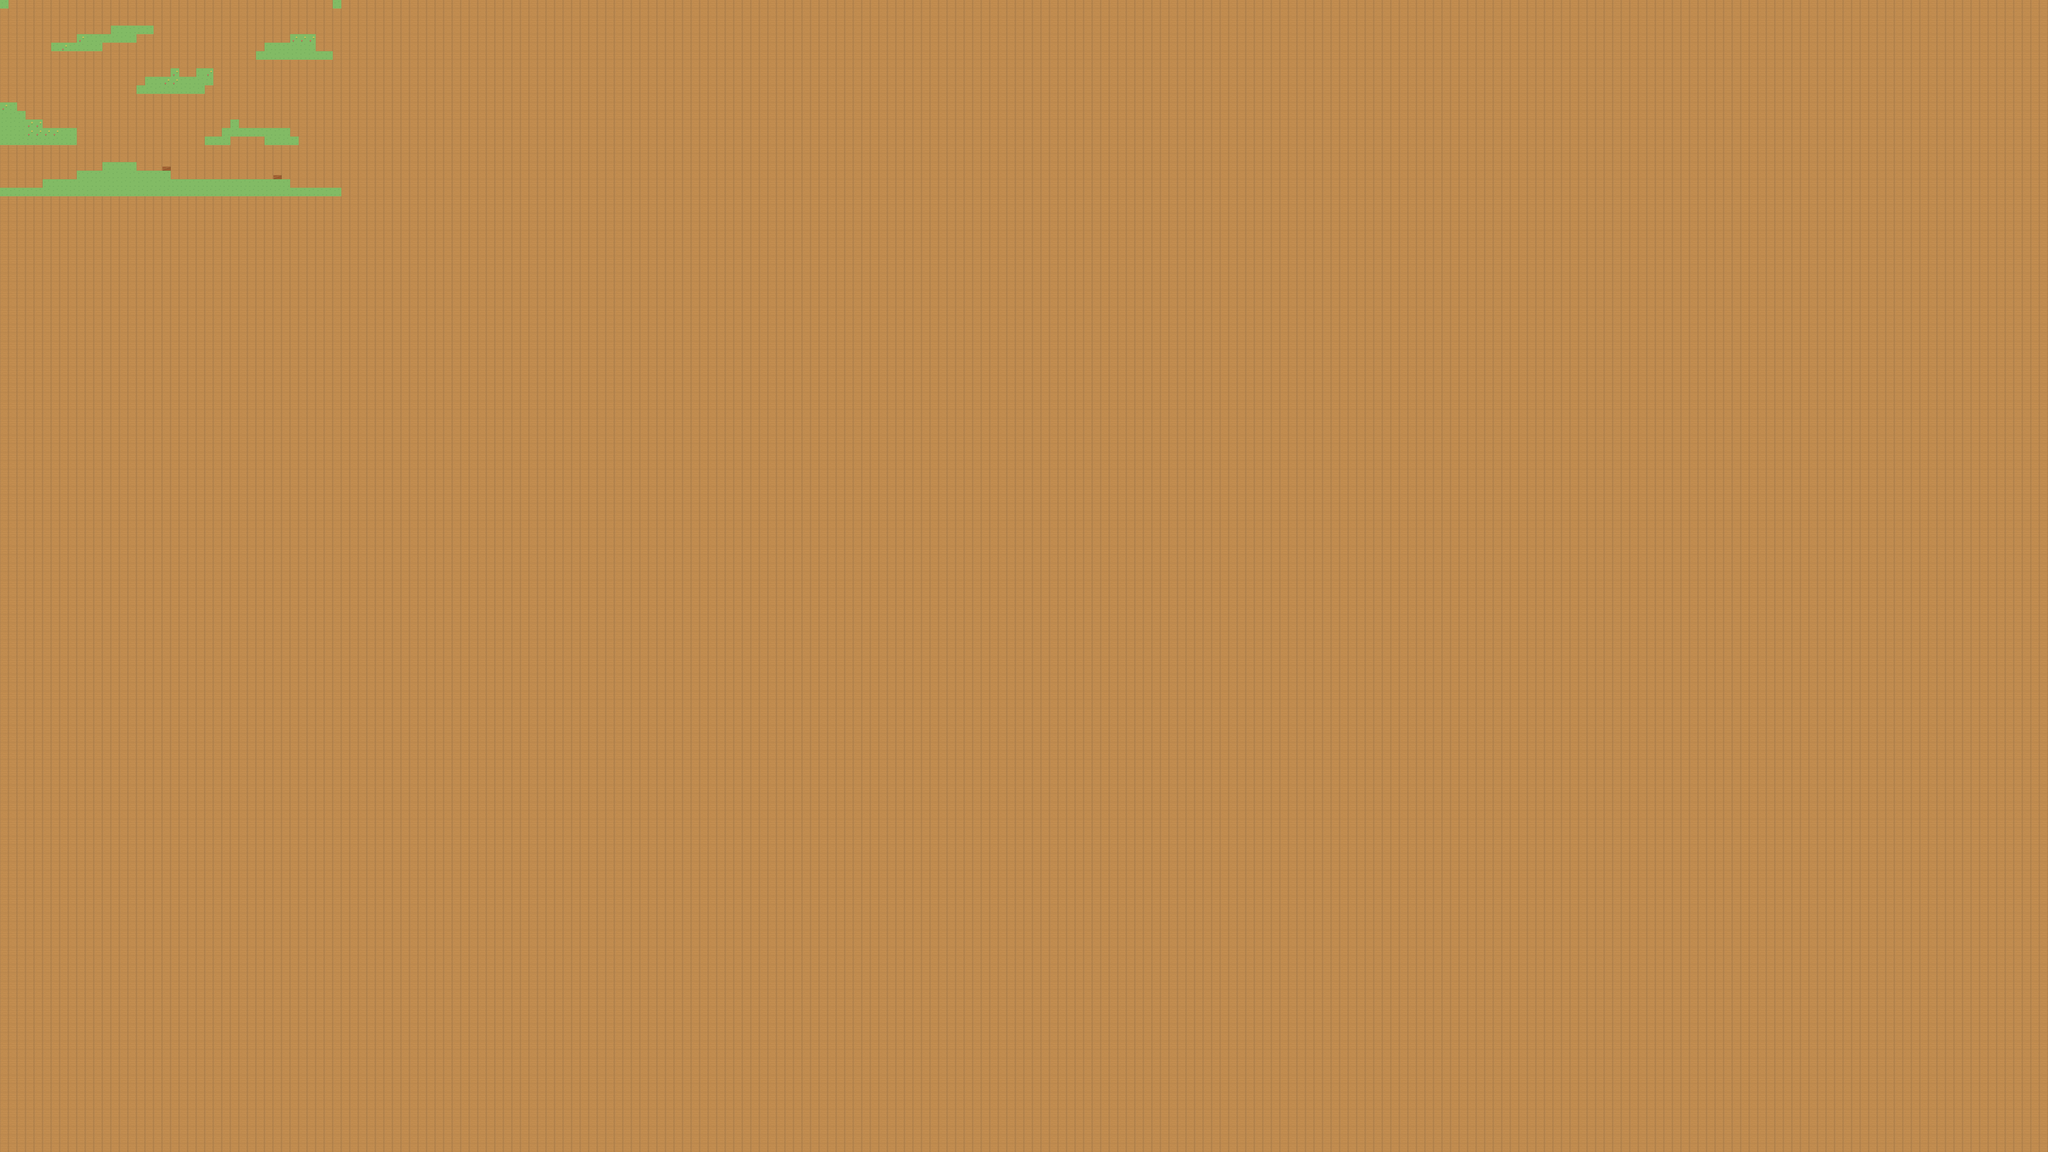

Rendered tile map (Tiled .tmx) drawn with the repository's tilesets; below, a short description and the map source with its tile grids summarised:
An orthogonal 240x135 tile map with 32x32 px tiles, 2 tile layers (bg, ground) and 29 objects.

<map version="1.0" orientation="orthogonal" renderorder="right-down" width="240" height="135" tilewidth="32" tileheight="32" nextobjectid="96">
 <tileset firstgid="1" name="countryside" tilewidth="32" tileheight="32">
  <image source="countryside.png" width="64" height="64" />
 </tileset>
 <layer name="bg" width="240" height="135">
  <data>[32400 cells, 32400 non-empty, 1 distinct tile ids]</data>
 </layer>
 <layer name="ground" width="240" height="135">
  <data>[32400 cells, 187 non-empty, 3 distinct tile ids]</data>
 </layer>
 <objectgroup color="#ffff00" name="k" />
 <objectgroup color="#0000ff" name="c" />
 <objectgroup color="#0000ff" name="obj_Hero" />
 <objectgroup color="#0000ff" name="obj_Ground">
  <object id="62" x="160" y="672" width="928" height="64" />
  <object id="63" x="1088" y="704" width="192" height="32" />
  <object id="64" x="0" y="704" width="160" height="32" />
  <object id="65" x="0" y="384" width="64" height="160" />
  <object id="66" x="64" y="448" width="96" height="96" />
  <object id="67" x="160" y="480" width="128" height="64" />
  <object id="68" x="64" y="416" width="32" height="32" />
  <object id="69" x="288" y="640" width="352" height="32" />
  <object id="70" x="384" y="608" width="128" height="32" />
  <object id="71" x="608" y="608" width="32" height="32" />
  <object id="72" x="1024" y="640" width="32" height="32" />
  <object id="73" x="832" y="480" width="256" height="32" />
  <object id="74" x="992" y="512" width="128" height="32" />
  <object id="75" x="768" y="512" width="96" height="32" />
  <object id="76" x="864" y="448" width="32" height="32" />
  <object id="77" x="544" y="288" width="224" height="64" />
  <object id="78" x="736" y="256" width="64" height="32" />
  <object id="79" x="768" y="288" width="32" height="32" />
  <object id="80" x="640" y="256" width="32" height="32" />
  <object id="81" x="512" y="320" width="32" height="32" />
  <object id="82" x="192" y="160" width="192" height="32" />
  <object id="83" x="288" y="128" width="224" height="32" />
  <object id="84" x="416" y="96" width="160" height="32" />
  <object id="85" x="992" y="160" width="192" height="64" />
  <object id="86" x="1088" y="128" width="96" height="32" />
  <object id="87" x="1184" y="192" width="64" height="32" />
  <object id="88" x="960" y="192" width="32" height="32" />
  <object id="93" x="-32" y="0" width="32" height="736" />
  <object id="95" x="-32" y="-32" width="1344" height="32" />
 </objectgroup>
</map>
